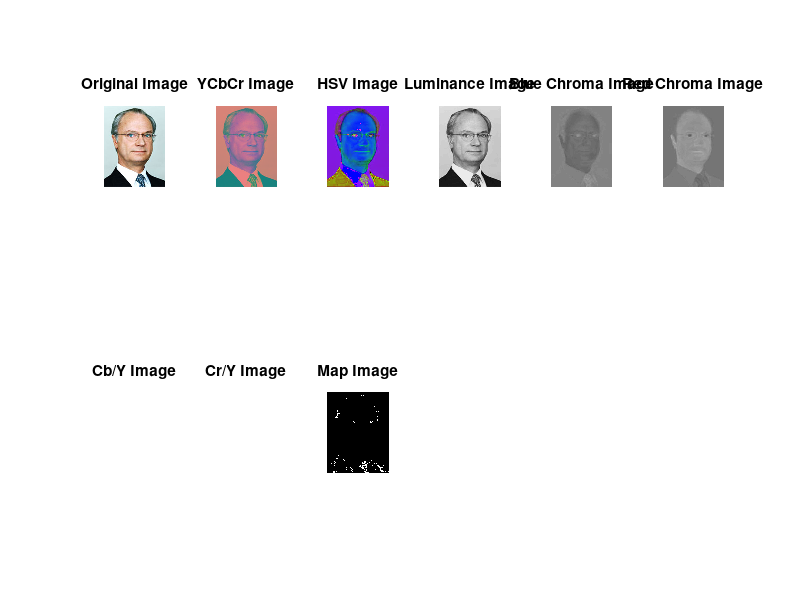

Write MATLAB code to recreate this figure.
function detection() 
%Find face mask

% Step 1: Load image
load ('db0Images');
original_image = db0Images{1};
subplot(2, 6, 1), imshow(original_image), title("Original Image")

% Step 2: Create YCbCr image
% Converts the truecolor image RGB to the equivalent 
% image in the YCbCr color space
yCbCr_image = rgb2ycbcr(original_image);
subplot(2, 6, 2), imshow(yCbCr_image), title("YCbCr Image")

% Step 3: Create HSV image
% Converts the RGB image to the equivalent HSV image
hsv_image = rgb2hsv(original_image);
subplot(2, 6, 3), imshow(hsv_image), title("HSV Image")

% Step X: Create HSV-saturation image
% 1: hue, 2: saturation, 3: value
%new_image = hsv_image(:,:,2);
%subplot(1, 6, 4), imshow(new_image), title("Saturation Channel")

% Step 4: Create Luminance Image, Blue Chroma Image and Red Croma Image
Y_image = yCbCr_image(:,:,1);
subplot(2, 6, 4), imshow(Y_image), title("Luminance Image")

Cb_image = yCbCr_image(:,:,2);
subplot(2, 6, 5), imshow(Cb_image), title("Blue Chroma Image")

Cr_image = yCbCr_image(:,:,3);
subplot(2, 6, 6), imshow(Cr_image), title("Red Chroma Image")

% Step 6: Cb/Y, Cr/Y and Skin color samples in (Cb/Y) - (Cr/Y) subspace
CbdivY_image = double(Cb_image./Y_image)
%CbdivY_image = CbdivY_image/max(abs(CbdivY_image(:)))
subplot(2, 6, 7), imshow(CbdivY_image), title("Cb/Y Image")

CrdivY_image = double(Cr_image./Y_image);
%CrdivY_image = CrdivY_image/max(abs(CrdivY_image(:)))
subplot(2, 6, 8), imshow(CrdivY_image), title("Cr/Y Image")

map_image = CbdivY_image - CrdivY_image;
subplot(2, 6, 9), imshow(map_image), title("Map Image")
end
